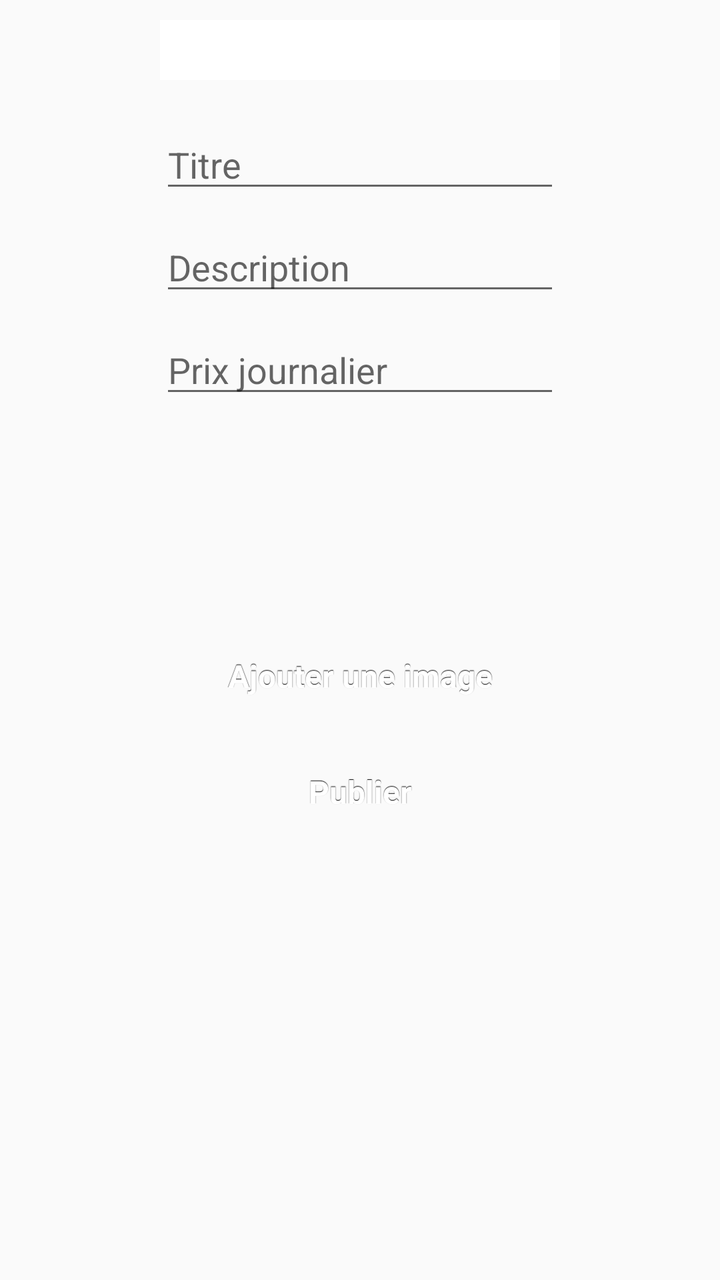
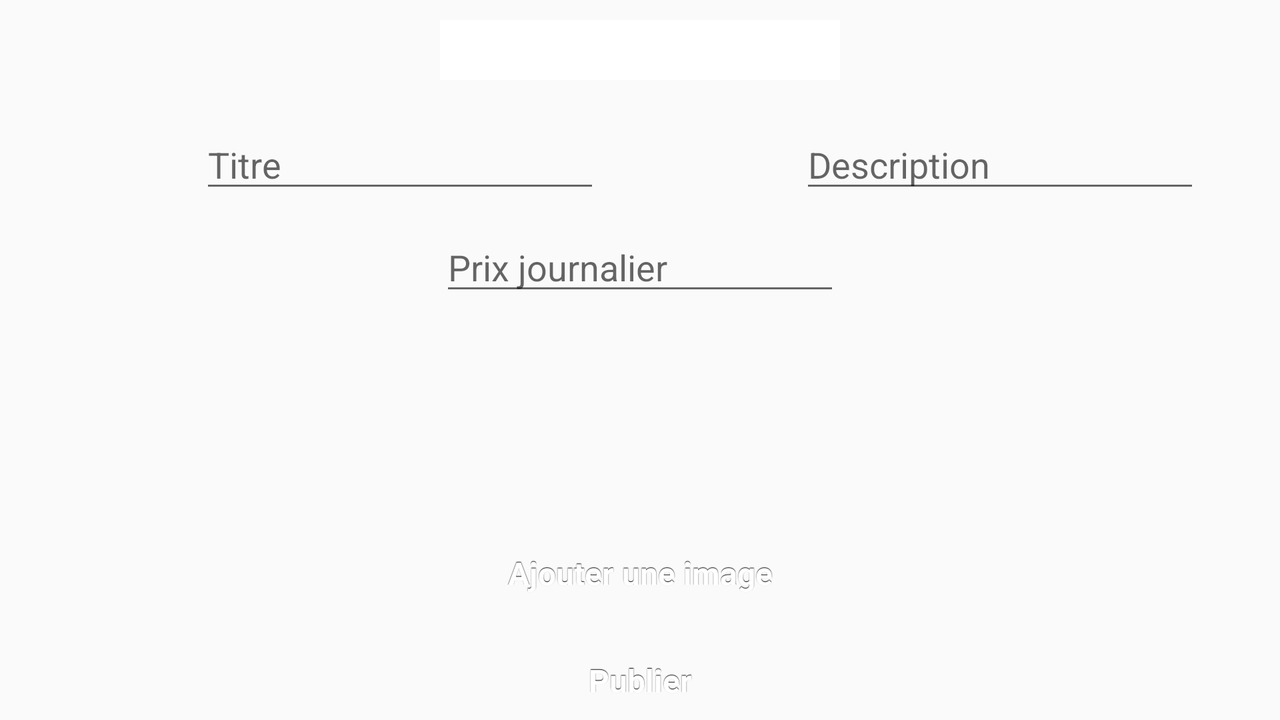

Compare how this app lays out the same screen by default and in its alternative resource folder. The renders come first, then the two layout files and the values they reference.
<!-- AndroidManifest.xml: application theme Theme.AppCompat.Light.NoActionBar -->
<!-- res/layout/fragment_additem.xml -->
<?xml version="1.0" encoding="utf-8"?>
<RelativeLayout xmlns:android="http://schemas.android.com/apk/res/android"
    xmlns:app="http://schemas.android.com/apk/res-auto"
    android:layout_width="match_parent"
    android:layout_height="match_parent"
    android:orientation="vertical"
    >

    <Spinner
        android:id="@+id/categorySpinner"
        android:layout_width="200dp"
        android:layout_height="30dp"
        android:layout_centerHorizontal="true"
        android:layout_marginStart="10dp"
        android:layout_marginTop="10dp"
        android:layout_marginEnd="10dp"
        android:layout_marginBottom="10dp"
        style="@style/spinner"/>

    <EditText
        android:id="@+id/addItemName"
        android:layout_width="200dp"
        android:layout_height="wrap_content"
        android:layout_below="@+id/categorySpinner"
        android:layout_centerHorizontal="true"
        android:layout_marginTop="10dp"
        android:hint="@string/title"
        android:inputType="text"/>

    <EditText
        android:id="@+id/addItemDescription"
        android:layout_width="200dp"
        android:layout_height="wrap_content"
        android:layout_below="@+id/addItemName"
        android:layout_centerHorizontal="true"
        android:layout_marginTop="10dp"
        android:hint="@string/description"
        android:inputType="text"/>



    <EditText
        android:id="@+id/addItemPrice"
        android:layout_width="200dp"
        android:layout_height="wrap_content"
        android:layout_below="@+id/addItemDescription"
        android:layout_centerHorizontal="true"
        android:layout_marginTop="10dp"
        android:hint="@string/dailyPrice"
        android:inputType="text"/>
    
    <ImageView
        android:id="@+id/picture"
        android:layout_width="200dp"
        android:layout_centerHorizontal="true"
        android:layout_height="100dp"
        android:layout_below="@+id/addItemPrice"/>

    <Button
        android:id="@+id/addPicture"
        style="@style/button"
        android:layout_width="200dp"
        android:layout_height="wrap_content"
        android:layout_below="@+id/picture"
        android:layout_marginTop="10dp"
        android:text="@string/addPicture"
        android:layout_centerHorizontal="true"/>

    <Button
        android:id="@+id/addItemConfirmation"
        style="@style/button"
        android:layout_width="200dp"
        android:layout_height="wrap_content"
        android:layout_below="@+id/addPicture"
        android:layout_marginTop="10dp"
        android:text="@string/publish"
        android:layout_centerHorizontal="true"/>

</RelativeLayout>
<!-- resources referenced by this layout -->
<resources>
  <string name="addPicture">Ajouter une image</string>
  <string name="dailyPrice">Prix journalier</string>
  <string name="description">Description</string>
  <string name="publish">Publier</string>
  <string name="title">Titre</string>
  <style name="button" parent="Widget.MaterialComponents.Button">
          <item name="android:gravity">center_vertical|center_horizontal</item>
          <item name="android:textColor">#FFFFFFFF</item>
          <item name="android:shadowColor">#FF000000</item>
          <item name="android:shadowDx">0</item>
          <item name="android:shadowDy">-1</item>
          <item name="android:shadowRadius">0.2</item>
          <item name="android:textSize">16dip</item>
          <item name="android:textStyle">bold</item>
          <item name="android:colorBackground">@color/blue</item>
      </style>
  <style name="spinner" parent="@android:style/Widget.Spinner">
          <item name="android:gravity">center_vertical|center_horizontal</item>
          <item name="android:paddingLeft">0dp</item>
          <item name="android:dropDownWidth">wrap_content</item>
          <item name="android:showDividers">none</item>
          <item name="android:dividerHeight">0dp</item>
          <item name="android:scrollbarAlwaysDrawVerticalTrack">true</item>
          <item name="android:dropDownSelector">@color/blue</item>
          <item name="android:textStyle">bold</item>
          <item name="android:background">#FFFFFFFF</item>
      </style>
  <color name="blue">#009DFF</color>
</resources>
<!-- res/layout-land/fragment_additem.xml (the repository's variant of the layout above) -->
<!-- drawn on the phone turned sideways -->
<?xml version="1.0" encoding="utf-8"?>
<RelativeLayout xmlns:android="http://schemas.android.com/apk/res/android"
    xmlns:app="http://schemas.android.com/apk/res-auto"
    android:layout_width="match_parent"
    android:layout_height="match_parent"
    >

    <Spinner
        android:id="@+id/categorySpinner"
        android:layout_width="200dp"
        android:layout_height="30dp"
        android:layout_centerHorizontal="true"
        android:layout_marginStart="10dp"
        android:layout_marginTop="10dp"
        android:layout_marginEnd="10dp"
        android:layout_marginBottom="10dp"
        style="@style/spinner"/>

    <EditText
        android:id="@+id/addItemName"
        android:layout_width="200dp"
        android:layout_height="wrap_content"
        android:layout_below="@+id/categorySpinner"
        android:layout_marginHorizontal="100dp"
        android:layout_marginTop="10dp"
        android:hint="@string/title"
        android:inputType="text"/>

    <EditText
        android:id="@+id/addItemDescription"
        android:layout_width="200dp"
        android:layout_height="wrap_content"
        android:layout_toRightOf="@+id/addItemName"
        android:layout_marginTop="10dp"
        android:layout_below="@+id/categorySpinner"
        android:layout_centerHorizontal="true"

        android:hint="@string/description"
        android:inputType="text"/>



    <EditText
        android:id="@+id/addItemPrice"
        android:layout_width="200dp"
        android:layout_height="wrap_content"
        android:layout_below="@+id/addItemDescription"
        android:layout_centerHorizontal="true"
        android:layout_marginTop="10dp"
        android:hint="@string/dailyPrice"
        android:inputType="text"/>
    
    <ImageView
        android:id="@+id/picture"
        android:layout_width="200dp"
        android:layout_centerHorizontal="true"
        android:layout_height="100dp"
        android:layout_below="@+id/addItemPrice"/>

    <Button
        android:id="@+id/addPicture"
        style="@style/button"
        android:layout_width="200dp"
        android:layout_height="wrap_content"
        android:layout_below="@+id/picture"
        android:layout_marginTop="10dp"
        android:text="@string/addPicture"
        android:layout_centerHorizontal="true"/>

    <Button
        android:id="@+id/addItemConfirmation"
        style="@style/button"
        android:layout_width="200dp"
        android:layout_height="wrap_content"
        android:layout_below="@+id/addPicture"
        android:layout_marginTop="10dp"
        android:text="@string/publish"
        android:layout_centerHorizontal="true"/>

</RelativeLayout>
